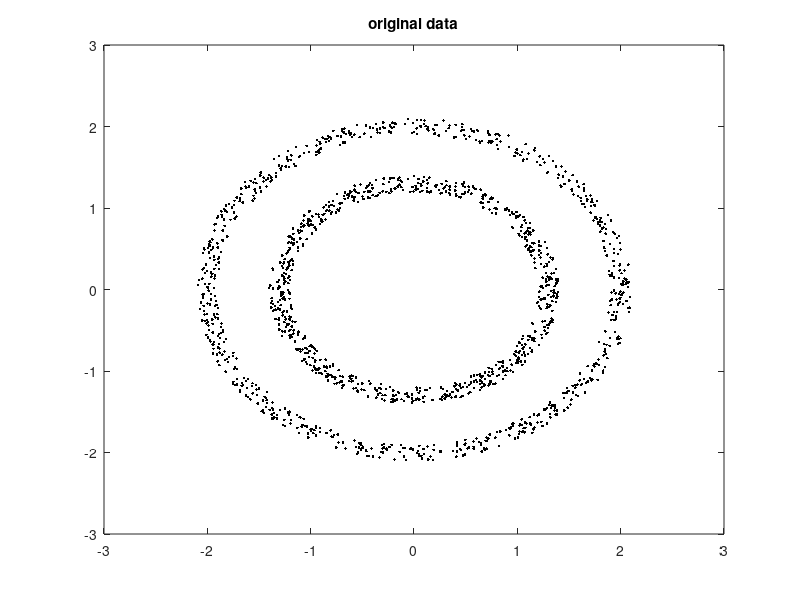
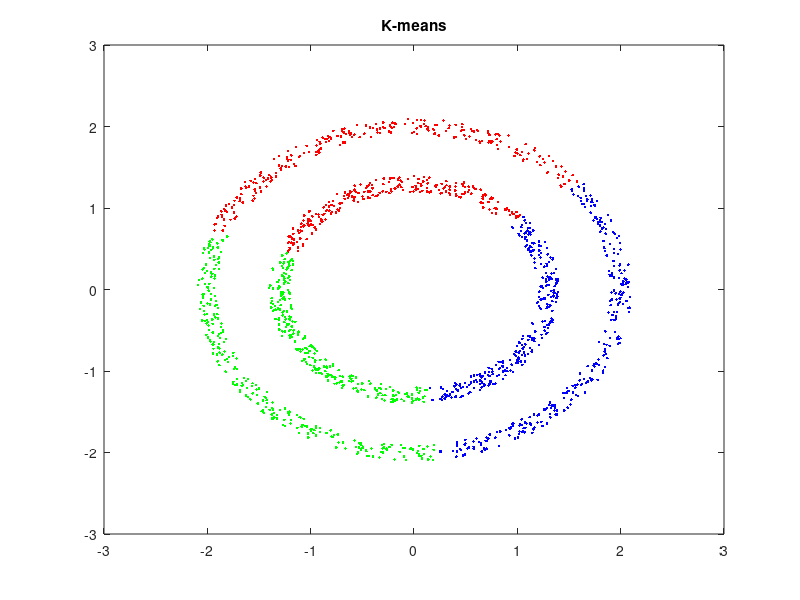
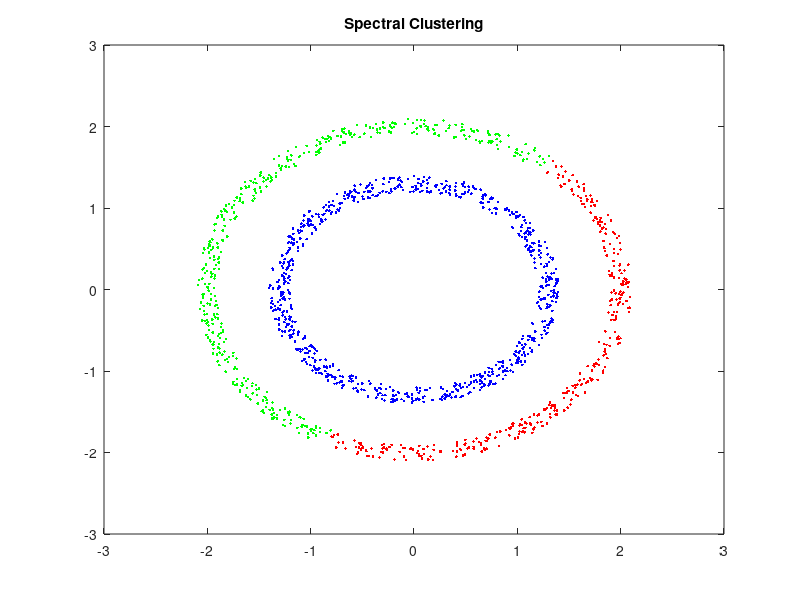

Write MATLAB code to recreate these figures, in order.
clear; 
%%%%%%%%%%%%%%%%%%%%%%%%%%%%%%%%%%%%%%%%%%%%%%%%%%%%%%%%%%%%%%%%%%%%%%%%%%%
% SPECTRAL CLUSTERING ALGORITHM
% ==============================
% 
% Type of Algorithm:
% -------------------
% Un-normalized Laplacian: L = D - A
% 
% DATASET:
% ---------
%
% Generated by the program. Data points are clustered into two circles -
% inner and outer ring using coordinate system.
% 
%%%%%%%%%%%%%%%%%%%%%%%%%%%%%%%%%%%%%%%%%%%%%%%%%%%%%%%%%%%%%%%%%%%%%%%%%%% 

%% Data Generation 

% Generate random angles between [0, 2pi]
n = 800; 
rangle = 2 * pi * rand(n, 1); 

% Generate random radius for the first circle; 
e = 0.2;
rr = 1.9 + e * rand(n, 1); 

rx = rr .* sin(rangle); 
ry = rr .* cos(rangle); 

x = rx; 
y = ry; 

% Generate random radius for the second circle; 
rr2 = 1.2 + e * rand(n, 1); 

rx2 = rr2 .* sin(rangle); 
ry2 = rr2 .* cos(rangle); 

x = [x; rx2]; 
y = [y; ry2]; 

% Generate points for inducing connectivity between two circles.
rx3 = 1.4 + (1.9 - 1.4) * rand(10, 1); 
ry3 = e * rand(10, 1); 

% % uncomment this to connect the two rings; 
% x = [x; rx3]; 
% y = [y; ry3]; 

%%
% Original data figure
data = [x, y]; 
figure; 
plot(x, y, 'k.'); 
hold on; 
title('original data'); 

input('press any key to continue ...'); 

% run kmeans on the original coordinates; 
K = 3; 
idx = kmeans([x, y], K, 'Replicates', 10); 

% Cluster visualization for k-means
figure; 
cstr='rbgcm'; 
for i = 1:K
    plot(x(idx==i), y(idx==i), [cstr(i), '.']); 
    hold on; 
end
title('K-means'); 

input('press any key to continue ...');

% Distance between two points
distmat = squareform(pdist(data)).^2; 

% A(A<0.99) = 0; 
% Distance threshold to cluster points within distmat distance of each other
A = double(distmat < 0.1);  

% figure; 
% spy(A); 
% hold on; 
% title('adjacency matrix'); 

%% Spectral clustering Algorithm

D = diag(sum(A,2)); % Step to go from adjacency matrix A to degree matrix D
L = D - A; % unnormalized Laplacian

[V, S] = eig(L); % S contains eigenvalues for L and V is matrix whose 
                 % columns are the corresponding right eigenvectors
% K = 3;  % change cluster numbers here to experiment 
idx = kmeans(V(:,1:K), K, 'Replicates', 10); % Returns clusters based on L

% Cluster visualization for spectral algorithm
figure; 
figure; 
cstr='rbgcm'; 
for i = 1:K
    plot(x(idx==i), y(idx==i), [cstr(i), '.']); 
    hold on; 
end
title('Spectral Clustering'); 








